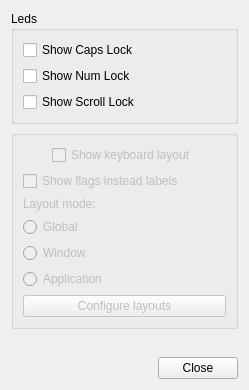
<?xml version="1.0" encoding="UTF-8"?>
<ui version="4.0">
 <class>KbdStateConfig</class>
 <widget class="QDialog" name="KbdStateConfig">
  <property name="geometry">
   <rect>
    <x>0</x>
    <y>0</y>
    <width>249</width>
    <height>390</height>
   </rect>
  </property>
  <property name="windowTitle">
   <string>Dialog</string>
  </property>
  <layout class="QVBoxLayout" name="verticalLayout_3">
   <item>
    <widget class="QGroupBox" name="leds">
     <property name="title">
      <string>Leds</string>
     </property>
     <layout class="QVBoxLayout" name="verticalLayout">
      <item>
       <widget class="QCheckBox" name="showCaps">
        <property name="text">
         <string>Show Caps Lock</string>
        </property>
       </widget>
      </item>
      <item>
       <widget class="QCheckBox" name="showNum">
        <property name="text">
         <string>Show Num Lock</string>
        </property>
       </widget>
      </item>
      <item>
       <widget class="QCheckBox" name="showScroll">
        <property name="text">
         <string>Show Scroll Lock</string>
        </property>
       </widget>
      </item>
     </layout>
    </widget>
   </item>
   <item>
    <widget class="QGroupBox" name="switchMode">
     <property name="enabled">
      <bool>false</bool>
     </property>
     <property name="title">
      <string/>
     </property>
     <layout class="QVBoxLayout" name="verticalLayout_2">
      <item>
       <layout class="QHBoxLayout" name="horizontalLayout">
        <item>
         <spacer name="horizontalSpacer">
          <property name="orientation">
           <enum>Qt::Horizontal</enum>
          </property>
          <property name="sizeHint" stdset="0">
           <size>
            <width>40</width>
            <height>20</height>
           </size>
          </property>
         </spacer>
        </item>
        <item>
         <widget class="QCheckBox" name="showLayout">
          <property name="text">
           <string>Show keyboard layout</string>
          </property>
         </widget>
        </item>
        <item>
         <spacer name="horizontalSpacer_2">
          <property name="orientation">
           <enum>Qt::Horizontal</enum>
          </property>
          <property name="sizeHint" stdset="0">
           <size>
            <width>40</width>
            <height>20</height>
           </size>
          </property>
         </spacer>
        </item>
       </layout>
      </item>
      <item>
       <widget class="QCheckBox" name="showFlags">
        <property name="enabled">
         <bool>false</bool>
        </property>
        <property name="text">
         <string>Show flags instead labels</string>
        </property>
       </widget>
      </item>
      <item>
       <widget class="QLabel" name="label">
        <property name="text">
         <string>Layout mode:</string>
        </property>
       </widget>
      </item>
      <item>
       <widget class="QRadioButton" name="switchGlobal">
        <property name="text">
         <string>Global</string>
        </property>
        <attribute name="buttonGroup">
         <string notr="true">modes</string>
        </attribute>
       </widget>
      </item>
      <item>
       <widget class="QRadioButton" name="switchWindow">
        <property name="text">
         <string>Window</string>
        </property>
        <attribute name="buttonGroup">
         <string notr="true">modes</string>
        </attribute>
       </widget>
      </item>
      <item>
       <widget class="QRadioButton" name="switchApplication">
        <property name="text">
         <string>Application</string>
        </property>
        <attribute name="buttonGroup">
         <string notr="true">modes</string>
        </attribute>
       </widget>
      </item>
      <item>
       <widget class="QPushButton" name="configureLayouts">
        <property name="enabled">
         <bool>false</bool>
        </property>
        <property name="text">
         <string>Configure layouts</string>
        </property>
       </widget>
      </item>
     </layout>
    </widget>
   </item>
   <item>
    <spacer name="verticalSpacer">
     <property name="orientation">
      <enum>Qt::Vertical</enum>
     </property>
     <property name="sizeHint" stdset="0">
      <size>
       <width>20</width>
       <height>40</height>
      </size>
     </property>
    </spacer>
   </item>
   <item>
    <widget class="QDialogButtonBox" name="btns">
     <property name="orientation">
      <enum>Qt::Horizontal</enum>
     </property>
     <property name="standardButtons">
      <set>QDialogButtonBox::Close</set>
     </property>
    </widget>
   </item>
  </layout>
 </widget>
 <resources/>
 <connections>
  <connection>
   <sender>btns</sender>
   <signal>accepted()</signal>
   <receiver>KbdStateConfig</receiver>
   <slot>accept()</slot>
   <hints>
    <hint type="sourcelabel">
     <x>248</x>
     <y>254</y>
    </hint>
    <hint type="destinationlabel">
     <x>157</x>
     <y>274</y>
    </hint>
   </hints>
  </connection>
  <connection>
   <sender>btns</sender>
   <signal>rejected()</signal>
   <receiver>KbdStateConfig</receiver>
   <slot>reject()</slot>
   <hints>
    <hint type="sourcelabel">
     <x>316</x>
     <y>260</y>
    </hint>
    <hint type="destinationlabel">
     <x>286</x>
     <y>274</y>
    </hint>
   </hints>
  </connection>
 </connections>
 <buttongroups>
  <buttongroup name="modes"/>
 </buttongroups>
</ui>
